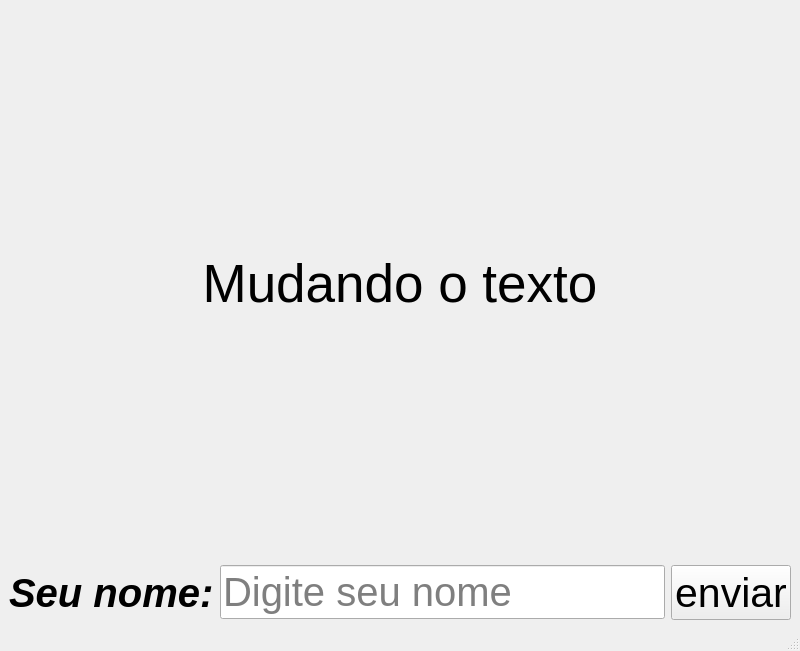
<?xml version="1.0" encoding="UTF-8"?>
<ui version="4.0">
 <class>MainWindow</class>
 <widget class="QMainWindow" name="MainWindow">
  <property name="geometry">
   <rect>
    <x>0</x>
    <y>0</y>
    <width>800</width>
    <height>651</height>
   </rect>
  </property>
  <property name="windowTitle">
   <string>MainWindow</string>
  </property>
  <widget class="QWidget" name="centralwidget">
   <layout class="QHBoxLayout" name="horizontalLayout">
    <item>
     <layout class="QGridLayout" name="gridLayout">
      <item row="0" column="0">
       <widget class="QLabel" name="labelResult">
        <property name="font">
         <font>
          <pointsize>40</pointsize>
         </font>
        </property>
        <property name="text">
         <string>Mudando o texto</string>
        </property>
        <property name="alignment">
         <set>Qt::AlignmentFlag::AlignCenter</set>
        </property>
       </widget>
      </item>
      <item row="1" column="0">
       <layout class="QGridLayout" name="gridLayout_2">
        <item row="0" column="0">
         <widget class="QLabel" name="labelName">
          <property name="font">
           <font>
            <pointsize>30</pointsize>
            <italic>true</italic>
            <bold>true</bold>
            <underline>false</underline>
            <strikeout>false</strikeout>
            <kerning>true</kerning>
           </font>
          </property>
          <property name="mouseTracking">
           <bool>false</bool>
          </property>
          <property name="text">
           <string>Seu nome:</string>
          </property>
         </widget>
        </item>
        <item row="0" column="1">
         <widget class="QLineEdit" name="lineName">
          <property name="font">
           <font>
            <pointsize>30</pointsize>
           </font>
          </property>
          <property name="placeholderText">
           <string>Digite seu nome</string>
          </property>
         </widget>
        </item>
        <item row="0" column="2">
         <widget class="QPushButton" name="pushSend">
          <property name="font">
           <font>
            <pointsize>31</pointsize>
           </font>
          </property>
          <property name="text">
           <string>enviar</string>
          </property>
         </widget>
        </item>
       </layout>
      </item>
     </layout>
    </item>
   </layout>
  </widget>
  <widget class="QMenuBar" name="menubar">
   <property name="geometry">
    <rect>
     <x>0</x>
     <y>0</y>
     <width>800</width>
     <height>22</height>
    </rect>
   </property>
  </widget>
  <widget class="QStatusBar" name="statusbar"/>
 </widget>
 <resources/>
 <connections/>
</ui>
